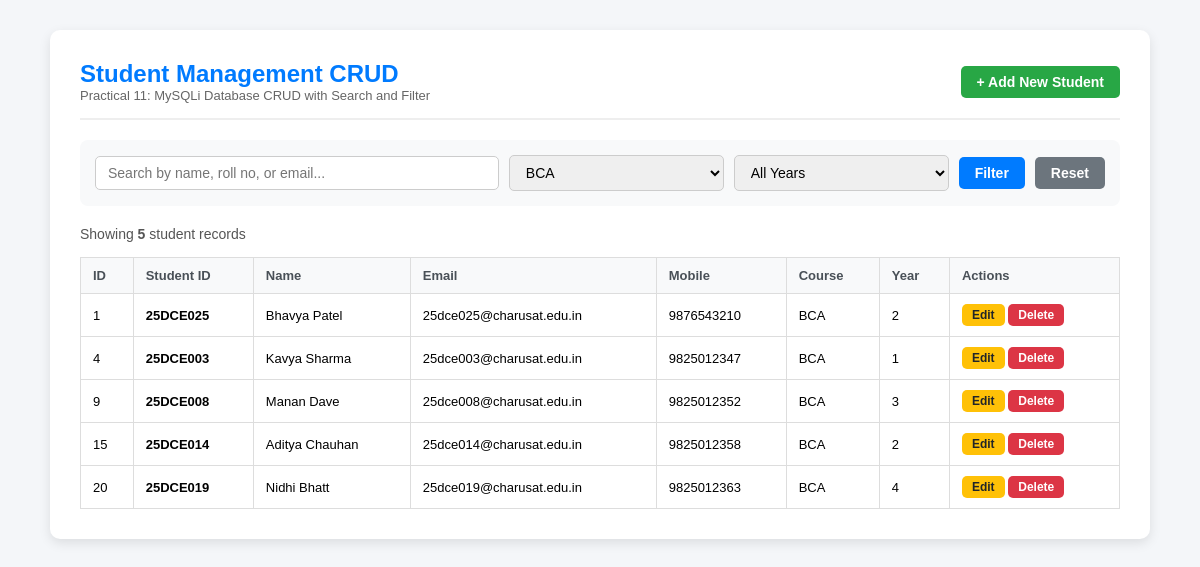
The page /index.php?course=BCA on the database its author committed.
### tables this page shows
CREATE TABLE IF NOT EXISTS students (
    id INT AUTO_INCREMENT PRIMARY KEY,
    student_id VARCHAR(20) NOT NULL UNIQUE,
    name VARCHAR(100) NOT NULL,
    email VARCHAR(100) NOT NULL UNIQUE,
    mobile VARCHAR(15) NOT NULL,
    course VARCHAR(50) NOT NULL,
    year INT NOT NULL,
    created_at TIMESTAMP DEFAULT CURRENT_TIMESTAMP
);

### index.php (the view, shortened to what this page needs)
<?php
require_once __DIR__ . "/db.php";
$search = isset($_GET["search"]) ? trim($_GET["search"]) : "";
$courseFilter = isset($_GET["course"]) ? trim($_GET["course"]) : "";
$yearFilter = isset($_GET["year"]) ? trim($_GET["year"]) : "";
$query = "SELECT * FROM students WHERE 1=1";
$params = [];
$types = "";
if (!empty($courseFilter)) {
    $query .= " AND course = ?";
    $params[] = $courseFilter;
    $types .= "s";
}
$query .= " ORDER BY id ASC";
$students = [];
if ($conn) {
    if (!empty($params)) {
        $stmt = mysqli_prepare($conn, $query);
        mysqli_stmt_bind_param($stmt, $types, ...$params);
        mysqli_stmt_execute($stmt);
        $res = mysqli_stmt_get_result($stmt);
        while ($row = mysqli_fetch_assoc($res)) {
            $students[] = $row;
        }
    }
}
?>
<!DOCTYPE html>
<html lang="en">
<head>
</head>
<body>
<div class="container">
    <div class="header">
        <div>
            <h1>Student Management CRUD</h1>
            <p style="color:#666; font-size:13px;">Practical 11: MySQLi Database CRUD with Search and Filter</p>
        </div>
        <a href="add_student.php" class="btn btn-success">+ Add New Student</a>
    </div>
    <form method="GET" action="index.php" class="filter-form">
        <input type="text" name="search" value="<?php echo htmlspecialchars($search); ?>" placeholder="Search by name, roll no, or email...">
        <select name="course">
            <option value="BCA" <?php echo $courseFilter === 'BCA' ? 'selected' : ''; ?>>BCA</option>
        </select>
        <select name="year">
            <option value="">All Years</option>
        </select>
        <button type="submit" class="btn btn-primary">Filter</button>
        <?php if (!empty($search) || !empty($courseFilter) || !empty($yearFilter)): ?>
            <a href="index.php" class="btn btn-secondary">Reset</a>
        <?php endif; ?>
    </form>
    <div style="margin-bottom:10px; font-size:14px; color:#555;">
        Showing <strong><?php echo count($students); ?></strong> student records
    </div>
    <table>
        <thead>
            <tr>
                <th>ID</th>
                <th>Student ID</th>
                <th>Name</th>
                <th>Email</th>
                <th>Mobile</th>
                <th>Course</th>
                <th>Year</th>
                <th>Actions</th>
            </tr>
        </thead>
        <tbody>
            <?php if (empty($students)): ?>
                <tr><td colspan="8" style="text-align:center; padding:20px; color:#888;">No student records found matching your criteria.</td></tr>
            <?php else: ?>
                <?php foreach ($students as $s): ?>
                    <tr>
                        <td><?php echo $s["id"]; ?></td>
                        <td><strong><?php echo htmlspecialchars($s["student_id"]); ?></strong></td>
                        <td><?php echo htmlspecialchars($s["name"]); ?></td>
                        <td><?php echo htmlspecialchars($s["email"]); ?></td>
                        <td><?php echo htmlspecialchars($s["mobile"]); ?></td>
                        <td><?php echo htmlspecialchars($s["course"]); ?></td>
                        <td><?php echo htmlspecialchars($s["year"]); ?></td>
                        <td class="actions-cell">
                            <a href="edit_student.php?id=<?php echo $s['id']; ?>" class="btn btn-warning btn-sm">Edit</a>
                            <a href="delete_student.php?id=<?php echo $s['id']; ?>" class="btn btn-danger btn-sm" onclick="return confirm('Are you sure you want to delete <?php echo htmlspecialchars(addslashes($s['name'])); ?>?');">Delete</a>
                        </td>
                    </tr>
                <?php endforeach; ?>
            <?php endif; ?>
        </tbody>
    </table>
</div>
</body>
</html>

### index.php (style rules this page uses)
* { margin: 0; padding: 0; box-sizing: border-box; font-family: Arial, sans-serif; }
body { background-color: #f4f6f9; padding: 30px 15px; }
.container { max-width: 1100px; margin: 0 auto; background: #ffffff; padding: 30px; border-radius: 10px; box-shadow: 0 4px 12px rgba(0,0,0,0.1); }
.header { display: flex; justify-content: space-between; align-items: center; border-bottom: 2px solid #eee; padding-bottom: 15px; margin-bottom: 20px; }
.header h1 { color: #007bff; font-size: 24px; }
.filter-form { display: flex; gap: 10px; flex-wrap: wrap; margin-bottom: 20px; background: #f8f9fa; padding: 15px; border-radius: 8px; align-items: center; }
.filter-form input, .filter-form select { padding: 8px 12px; border: 1px solid #ccc; border-radius: 5px; font-size: 14px; outline: none; }
.filter-form input[type="text"] { flex: 2; min-width: 200px; }
.filter-form select { flex: 1; min-width: 130px; }
.btn { display: inline-block; padding: 8px 16px; border-radius: 5px; text-decoration: none; font-size: 14px; font-weight: bold; cursor: pointer; border: none; }
.btn-primary { background-color: #007bff; color: white; }
.btn-success { background-color: #28a745; color: white; }
.btn-danger { background-color: #dc3545; color: white; }
.btn-warning { background-color: #ffc107; color: #212529; }
.btn-secondary { background-color: #6c757d; color: white; }
.btn-sm { padding: 4px 10px; font-size: 12px; }
table { width: 100%; border-collapse: collapse; margin-top: 15px; }
th, td { padding: 10px 12px; text-align: left; border: 1px solid #ddd; font-size: 13px; }
th { background-color: #f8f9fa; font-weight: bold; color: #495057; }
.actions-cell { white-space: nowrap; }

### rows shown on the page
students: id "1", student "25DCE025", name "Bhavya Patel", email "25dce025@charusat.edu.in", mobile "9876543210", course "BCA", year "2"
students: id "4", student "25DCE003", name "Kavya Sharma", email "25dce003@charusat.edu.in", mobile "9825012347", course "BCA", year "1"
students: id "9", student "25DCE008", name "Manan Dave", email "25dce008@charusat.edu.in", mobile "9825012352", course "BCA", year "3"
students: id "15", student "25DCE014", name "Aditya Chauhan", email "25dce014@charusat.edu.in", mobile "9825012358", course "BCA", year "2"
students: id "20", student "25DCE019", name "Nidhi Bhatt", email "25dce019@charusat.edu.in", mobile "9825012363", course "BCA", year "4"

### other values the page prints
count($students) "5"
